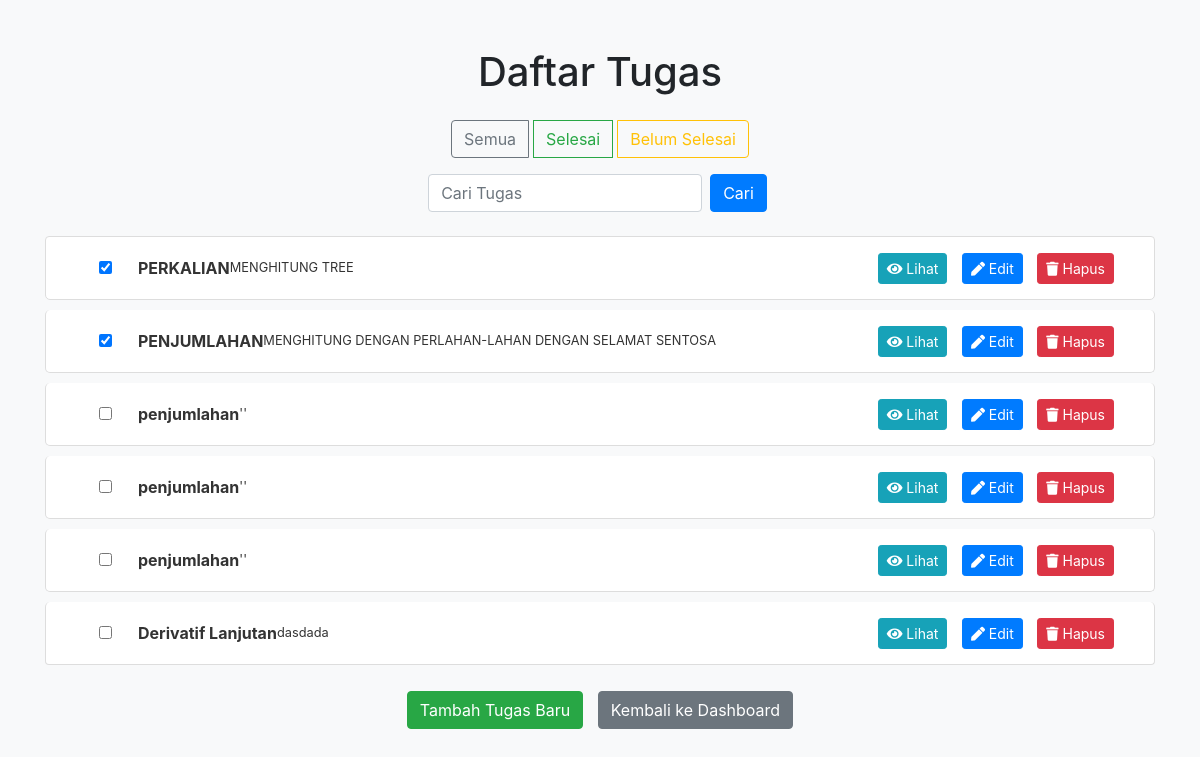
The page /tasks/view_list.php?id=5 (signed in) on the database its author committed.
### tables this page shows
CREATE TABLE `tasks` (
  `id` int NOT NULL,
  `user_id` int DEFAULT NULL,
  `title` varchar(255) DEFAULT NULL,
  `description` varchar(225) DEFAULT '''''',
  `list_id` int DEFAULT NULL,
  `due_date` date DEFAULT NULL,
  `status` enum('completed','incompleted') DEFAULT 'incompleted'
);

### tasks/view_list.php (the view, shortened to what this page needs)
<?php
$servername = "localhost";
$username = "root";
$password = "";
$dbname = "ujian tengah semester";
$conn = new mysqli($servername, $username, $password, $dbname);
$list_id = $_GET['id'];
$search_query = isset($_GET['search']) ? $_GET['search'] : '';
$sql = "SELECT * FROM tasks WHERE list_id = ? AND title LIKE ?";
$stmt = $conn->prepare($sql);
$search_param = "%" . $search_query . "%";
$stmt->bind_param("is", $list_id, $search_param);
$stmt->execute();
$result = $stmt->get_result();
$tasks = [];
while ($task = $result->fetch_assoc()) {
    $tasks[] = $task;
}
?>
<!DOCTYPE html>
<html lang="en">
<head>
    <link rel="stylesheet" href="https://stackpath.bootstrapcdn.com/bootstrap/4.5.2/css/bootstrap.min.css">
    <link rel="stylesheet" href="https://cdnjs.cloudflare.com/ajax/libs/font-awesome/5.15.1/css/all.min.css">
</head>
<body>
    <div class="container mt-5">
        <h1 class="text-center mb-4">Daftar Tugas</h1>
        <div class="text-center mb-4">
            <div class="btn-group" role="group" aria-label="Filter">
                <a href="?id=<?php echo $list_id; ?>&filter=all" class="btn btn-outline-secondary">Semua</a>
                <a href="?id=<?php echo $list_id; ?>&filter=completed" class="btn btn-outline-success">Selesai</a>
                <a href="?id=<?php echo $list_id; ?>&filter=incompleted" class="btn btn-outline-warning">Belum Selesai</a>
            </div>
            <form id="searchForm" class="form-inline mt-3 justify-content-center" method="GET">
                <input type="text" name="search" class="form-control" placeholder="Cari Tugas" value="<?php echo htmlspecialchars($search_query); ?>">
                <button type="submit" class="btn btn-primary ml-2">Cari</button>
            </form>
        </div>
        <ul class="list-group">
            <?php foreach ($tasks as $task): ?>
                <li class="list-group-item d-flex justify-content-between align-items-center flex-wrap">
                    <div class="col-12 col-md-8">
                        <form method="POST" class="d-flex align-items-center">
                            <button type="submit" class="btn btn-link">
                                <input type="checkbox" <?php echo $task['status'] === 'completed' ? 'checked' : ''; ?>>
                            </button>
                            <strong class="ml-2"><?php echo htmlspecialchars($task['title']); ?></strong><br>
                            <small><?php echo nl2br(htmlspecialchars($task['description'])); ?></small>
                        </form>
                    </div>
                    <span class="col-12 col-md-4 text-right mt-3 mt-md-0">
                        <button class="btn btn-info btn-sm" onclick="viewTask('<?php echo htmlspecialchars($task['title']); ?>', '<?php echo htmlspecialchars($task['description']); ?>')"><i class="fas fa-eye"></i> Lihat</button>
                        <button class="btn btn-primary btn-sm" onclick="editTask(<?php echo $task['id']; ?>, '<?php echo htmlspecialchars($task['title']); ?>', '<?php echo htmlspecialchars($task['description']); ?>')"><i class="fas fa-pen"></i> Edit</button>
                        <button class="btn btn-danger btn-sm" onclick="deleteTask(<?php echo $task['id']; ?>)"><i class="fas fa-trash"></i> Hapus</button>
                    </span>
                </li>
            <?php endforeach; ?>
        </ul>
        <div class="mt-3 text-center">
            <button class="btn btn-success" id="addTaskBtn">Tambah Tugas Baru</button>
            <a href="../pages/halaman.php" class="btn btn-secondary">Kembali ke Dashboard</a>
        </div>
    </div>
</body>
</html>

### tasks/view_list.php (style rules this page uses)
body { background-color: #f8f9fa; }
.list-group-item { background-color: #fff; color: #333; border: 1px solid #ddd; border-radius: 5px; margin-bottom: 10px; transition: transform 0.2s; }
.btn { margin: 0 5px; }

### rows shown on the page
tasks: status "☑", title "PERKALIAN", description "MENGHITUNG TREE"
tasks: status "☑", title "PENJUMLAHAN", description "MENGHITUNG DENGAN PERLAHAN-LAHAN DENGAN SELAMAT SENTOSA"
tasks: title "penjumlahan", description "''"
tasks: title "penjumlahan", description "''"
tasks: title "penjumlahan", description "''"
tasks: title "Derivatif Lanjutan", description "dasdada"
